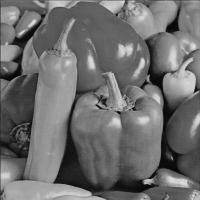
#> input picture 4_Histogram_processing/histograma_imagen/peppers.jpg, 200 x 200 px
$ python hist_img.py
#> lines starting #> are read from the running program, lines starting #| are printed output that depends on the picture
import numpy as np
import matplotlib.image as im
import matplotlib.pyplot as plt
# Importacion de bibliotecas matematica, manejo imagenes y graficado

def imhist_py(A):
# Calculo de histograma
#   realiza el calculo de histograma para una imagen en escala de grises
#
# Basado en la segunda forma de calcular el histograma
#
# Recibe: una matriz de imagen en escala de gris con valores de 8 bits
# Retorna: un vector que representa el histograma de valores

    B = np.zeros(256); # crea un vector del tamano de rango de la escala de grises

    # Itera sobre cada nivel de gris para saber su frecuencia
    for i in range(256):
        B[i] = sum(sum(A==i)) # suma de valores iguales encontrados

    return B

A = im.imread("peppers.jpg") # lectura de imagen en escala a grises 512*512
#> A is the input picture: shape (200, 200); min 0, max 227, mean 109.9
    # Nota: image.io utiliza arrays de numpy por lo que sus tipos son
    #   compatibles

plt.figure(1) # creacion de nueva figura para graficado
plt.subplot(121) # posicionamiento de imagen
plt.title("Imagen") # titulo de la imagen
plt.imshow(A, cmap='gray', vmin = 0, vmax = 255, interpolation='none')
# muestra matriz como imagen

B1 = imhist_py(A) # obtencion del histograma
#> after the loop in imhist_py, `for i in range(256):`: B = 256 values, max 606 at index 98, min 0 at index 225, mean 156.2
#> B1 has the same summary as B in imhist_py

plt.subplot(122) # posicionamiento del histograma
plt.title("Histograma de la imagen")
plt.bar(range(256), B1) # graficacion del histograma
plt.xlim((0, 255)) # limite de la graficacion en el eje x

plt.show() # despliega la grafica
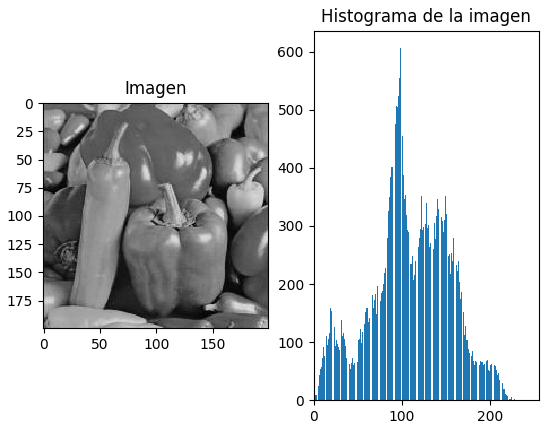
#> figure drawn by matplotlib, 2 panels; panel 2: tallest bar 606 high, from x = 97.6 to 98.4
